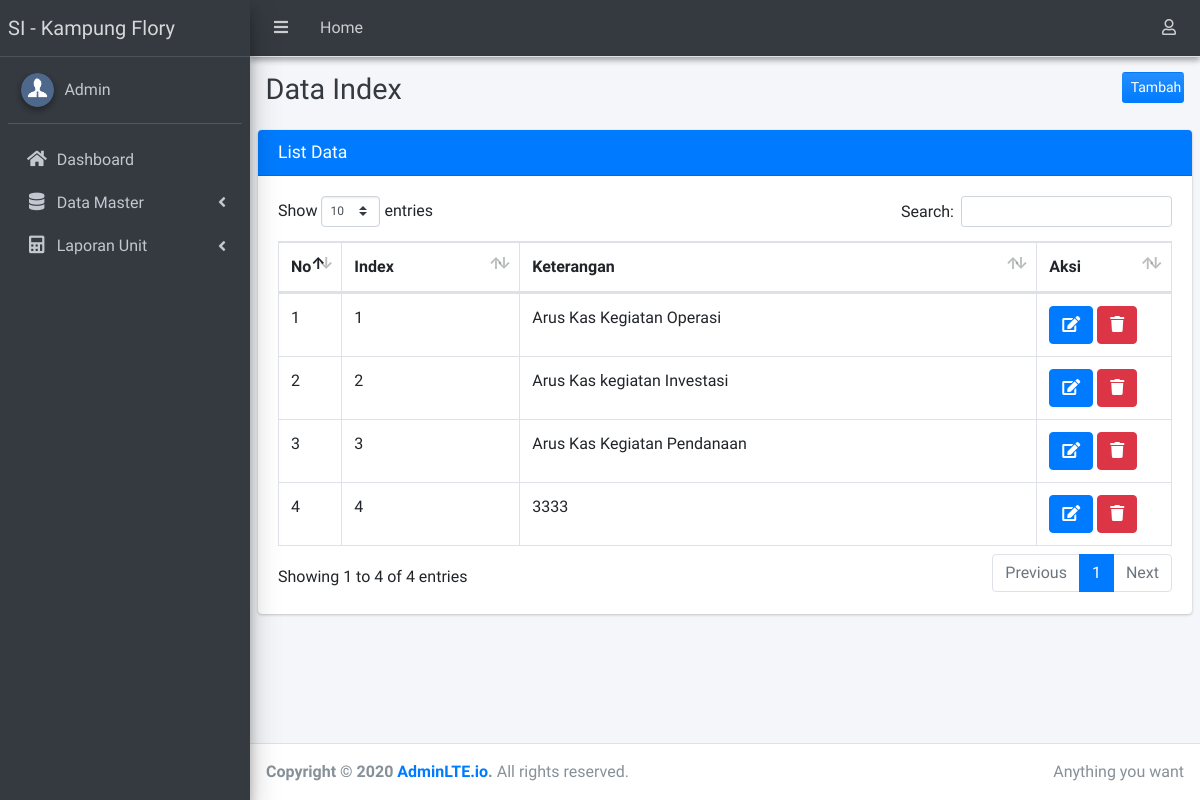
The app's page /admin/index.php?hal=ind, older data.
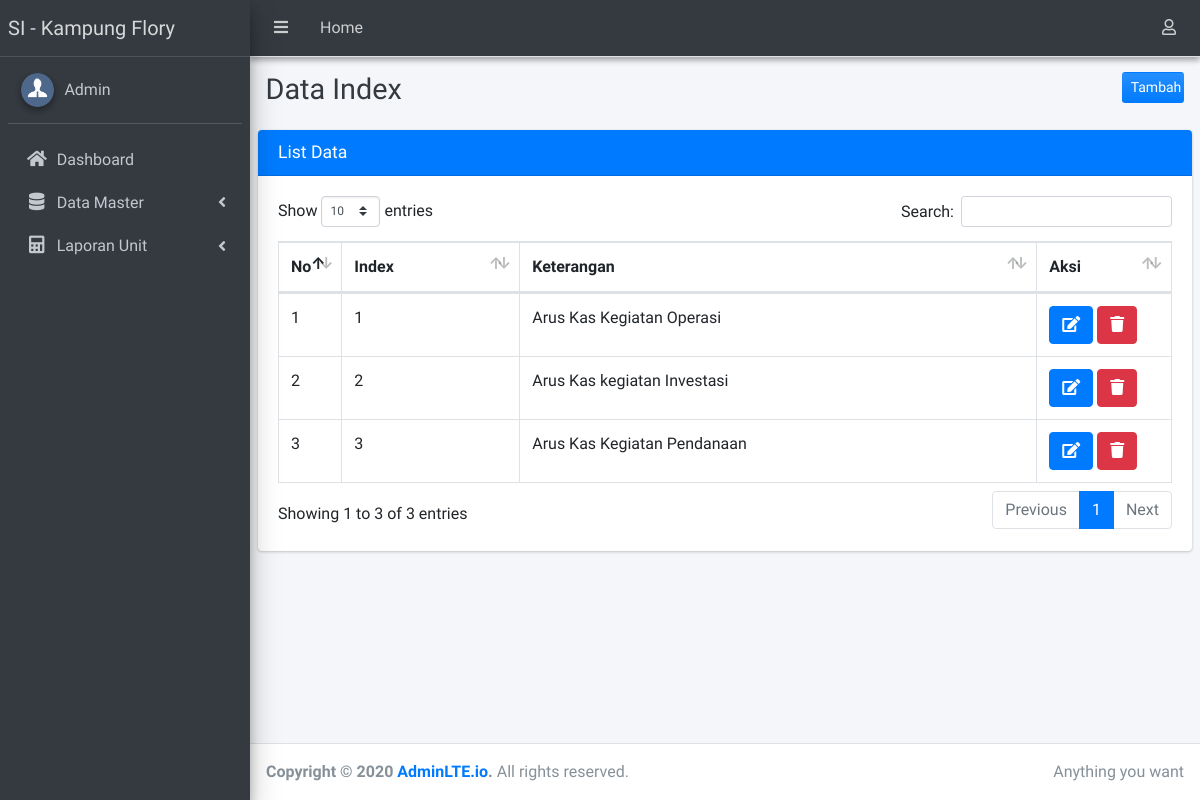
The same page, newer data.
### tables this page shows
CREATE TABLE `tb_index` (
  `id_index` varchar(20) NOT NULL,
  `keterangan` varchar(200) DEFAULT NULL
);

### admin/ind.php (the view, shortened to what this page needs)
<div class="content-header">
  <div class="container-fluid">
    <div class="row mb-2">
      <div class="col-sm-6">
        <h1 class="m-0 text-dark">Data Index</h1>
      </div>
      <div class="col-sm-5">
      </div>
      <div class="col-sm-1">
        <a href="?hal=ind_olah" style="float: right;" class="btn btn-block bg-gradient-primary btn-sm">Tambah</a>
      </div>
    </div>
  </div>
</div>
<section class="content">
  <div class="row">
    <div class="col-12">
      <div class="card card-primary">
        <div class="card-header">
          <h3 class="card-title primary">List Data</h3>
        </div>
        <div class="card-body">
          <table id="example2" class="table table-bordered table-hover">
            <thead>
              <tr>
                <th>No</th>
                <th>Index</th>
                <th>Keterangan</th>
                <th>Aksi</th>
              </tr>
            </thead>
            <tbody>
              <?php
              $query="SELECT * from tb_index";
              $result=$mysqli->query($query);
              $num_result=$result->num_rows;
              if ($num_result > 0 ) {
                $no=0;
                while ($data=mysqli_fetch_assoc($result)) {
                  extract($data);
                  ?>
                  <tr>
                    <td width="5%"><?php echo $no+=1; ?></td>
                    <td><?php echo $id_index; ?></td>
                    <td><?php echo $keterangan; ?></td>
                  <td width="15%">
                    <a href="?hal=ind_olah&id=<?php echo $id_index; ?>"
                      class="btn btn-icon btn-primary" title="Edit Data"><i class="fa fa-edit"></i> </a>
                      <a class="btn btn-danger" title="Hapus Data" href="ind_proses.php?hapus=<?php echo $id_index;?>"
                        onclick="return confirm('Apakah anda yakin akan menghapus data ini?')"> <i class="fa fa-trash"></i></a>
                      </td>
                    </tr>
                    <?php }} ?>
                  </table>
                </div>
              </div>
            </div>
          </div>
        </section>

Row changes from the older to the newer data that the page shows:
removed tb_index: no "4", id_index "4", keterangan "3333"
Text that changed along with them:
text written by a page script: "Show entries Search: Showing 1 to 4 of 4 entries Previous 1 Next" → "Show entries Search: Showing 1 to 3 of 3 entries Previous 1 Next"
